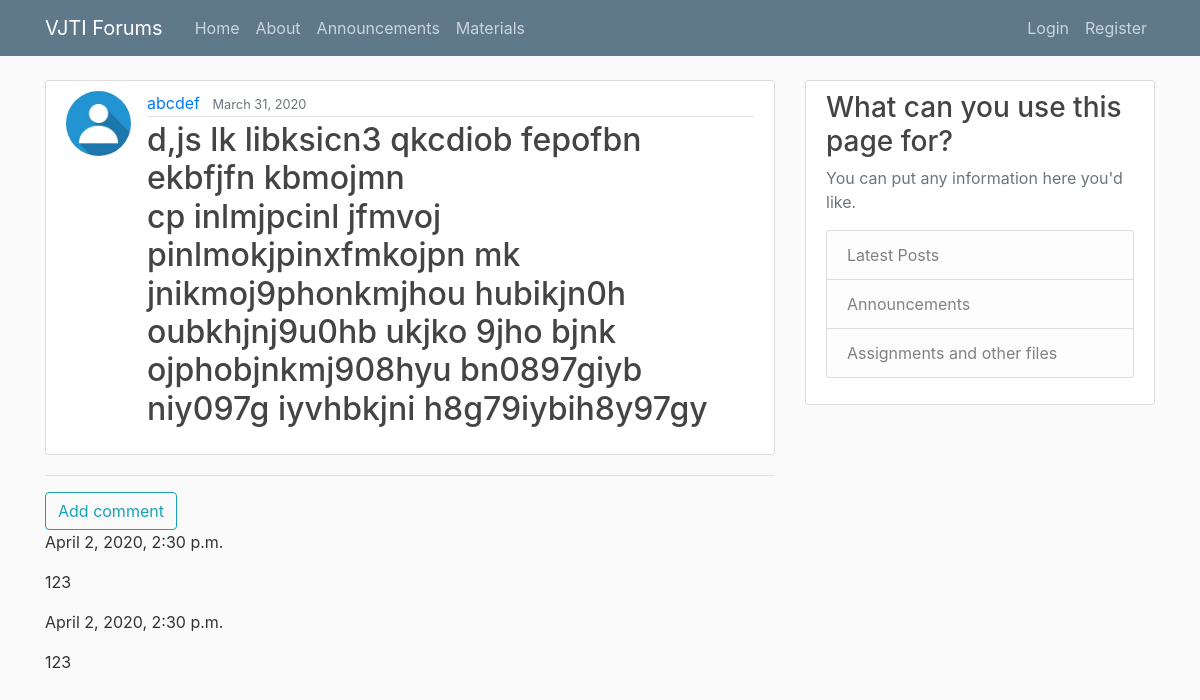
The page /post/19 on the database as committed earlier.
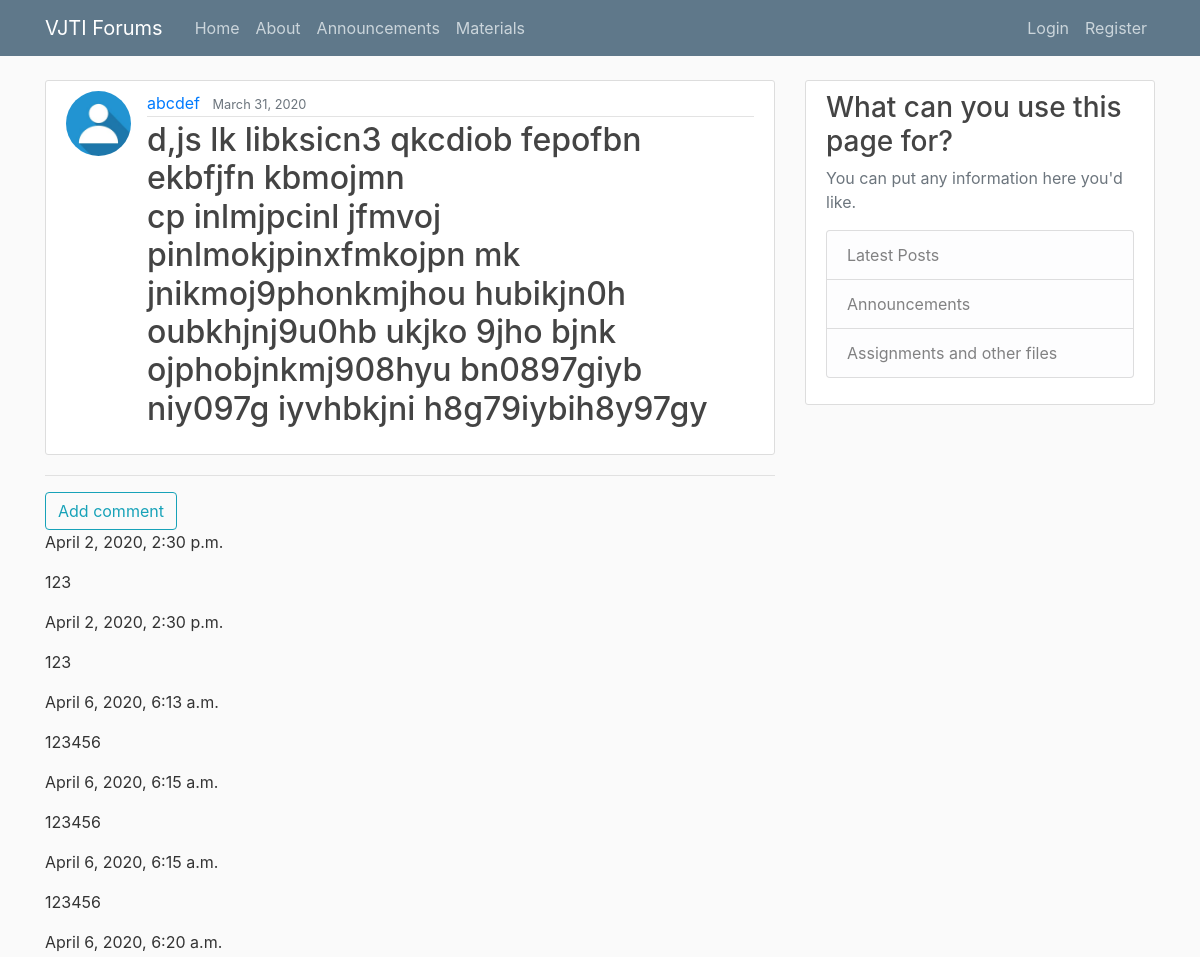
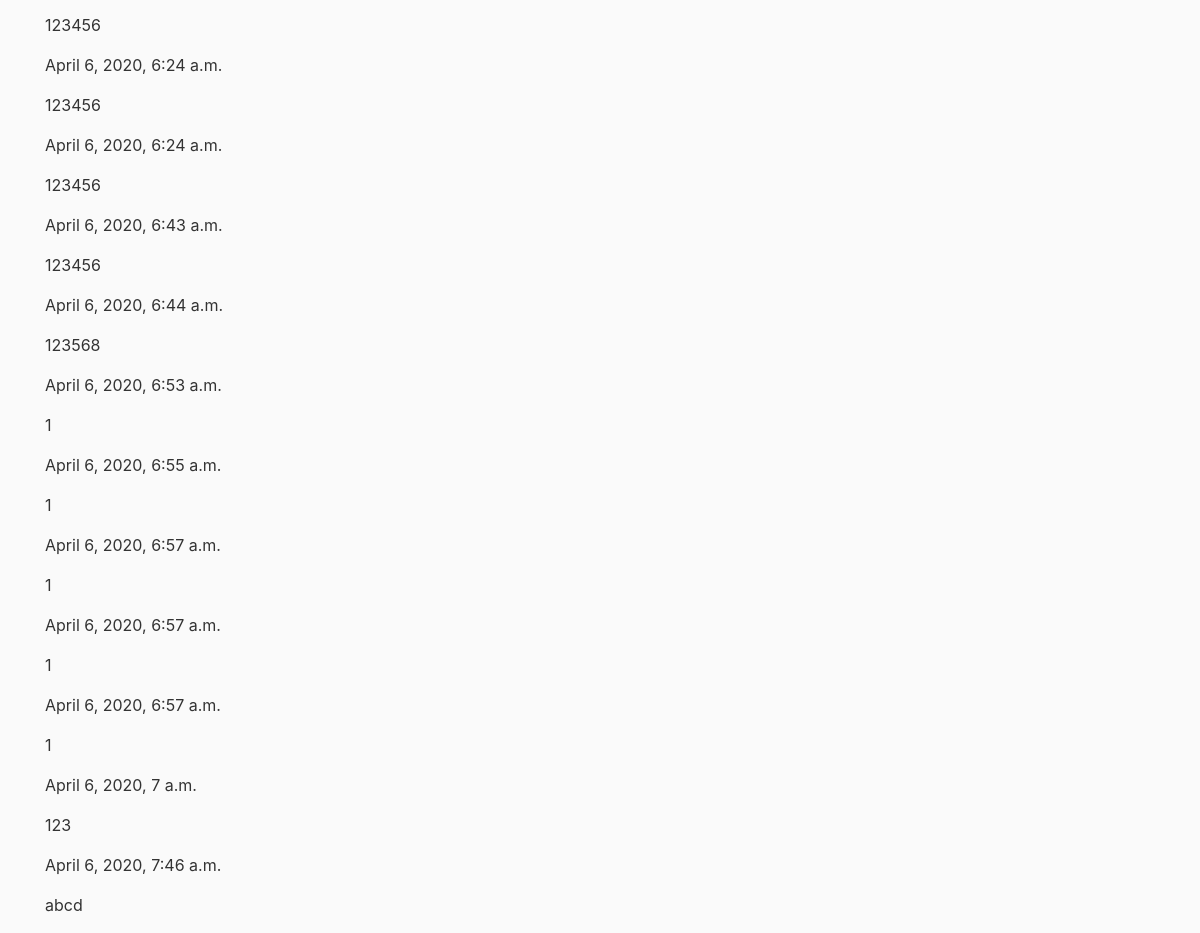
The same page on the database as committed later (2 pictures, top to bottom).
### blog/models.py (models this page shows, shortened)
class Post(models.Model):
    title=models.CharField(max_length=150)
    content=models.TextField(max_length=1500)
    date_posted=models.DateTimeField(default=timezone.now)
    author=models.ForeignKey(User, on_delete=models.CASCADE)

class Comment(models.Model):
    post = models.ForeignKey('blog.Post', on_delete=models.CASCADE, related_name='comments')
    text = models.TextField()
    created_date = models.DateTimeField(default=timezone.now)
    approved_comment = models.BooleanField(default=False)

### users/models.py (models this page shows, shortened)
class Profile(models.Model):
    user=models.OneToOneField(User, on_delete=models.CASCADE)
    image=models.ImageField(default='default.jpg',upload_to='profile_pics')

### blog/views.py (the view)
# urls.py: path('post/<int:pk>', PostDetailView.as_view(), name='post-detail'),
class PostDetailView(DetailView):
    model= Post

### blog/templates/blog/post_detail.html (shortened to what this page needs)
{% extends "blog/base.html" %}
{% block content %}
      <article class="media content-section">
        <img class="rounded-circle article-img" src="{{ object.author.profile.image.url }}">
        <div class="media-body">
          <div class="article-metadata">
            <a class="mr-2" href="{% url 'user-posts' post.author.username %}">{{ object.author }}</a>
            <small class="text-muted">{{ object.date_posted|date:"F d, Y" }}</small>
          </div>
          <h2 class="article-title">{{ object.title }}</a>
          <p class="article-content">{{ object.content }}</p>
        </div>
      </article>
      <hr>
      <a class="btn btn-outline-info" href="{% url 'add-comment' pk=post.pk %}">Add comment</a>
  {% for comment in post.comments.all %}
    <div class="comment">
        <div class="date">{{ comment.user }}{{ comment.created_date }}</div>
        <p>{{ comment.text|linebreaks }}</p>
    </div>
  {% empty %}
    <p>No comments here yet :(</p>
  {% endfor %}
{% endblock content %}

### blog/templates/blog/base.html (shortened to what this page needs)
{%load static%}
<!DOCTYPE html>
<html>
    <head>
        <link rel="stylesheet" href="https://maxcdn.bootstrapcdn.com/bootstrap/4.0.0/css/bootstrap.min.css">
        <link rel="stylesheet" type="text/css" href="{% static 'blog/main.css'%}">
    </head>
    <body>
        <header class="site-header">
            <nav class="navbar navbar-expand-md navbar-dark bg-steel fixed-top">
              <div class="container">
                <a class="navbar-brand mr-4" href="/">VJTI Forums</a>
                <div class="collapse navbar-collapse" id="navbarToggle">
                  <div class="navbar-nav mr-auto">
                    <a class="nav-item nav-link" href="{% url 'blog-home'%}">Home</a>
                    <a class="nav-item nav-link" href="{% url 'blog-about'%}">About</a>
                    <a class="nav-item nav-link" href="{% url 'notifs-home'%}">Announcements</a>
                    <a class="nav-item nav-link" href="{% url 'fileslist'%}">Materials</a>
                  </div>
                  <div class="navbar-nav">
                    {% if user.is_authenticated %}
                    <a class="nav-item nav-link" href="{% url 'logout'%}">Logout</a>
                    <a class="nav-item nav-link" href="{% url 'profile'%}">Profile</a>
                    <a class="nav-item nav-link" href="{% url 'post-create'%}">New Post</a>
                    {% else %}
                    <a class="nav-item nav-link" href="{% url 'login'%}">Login</a>
                    <a class="nav-item nav-link" href="{% url 'register'%}">Register</a>
                    {% endif %}
                  </div>
                </div>
              </div>
            </nav>
        </header>
        <main role="main" class="container">
            <div class="row">
              <div class="col-md-8">
                {% block content %}{% endblock %}
              </div>
              <div class="col-md-4">
                <div class="content-section">
                  <h3>What can you use this page for?</h3>
                  <p class='text-muted'>You can put any information here you'd like.
                    <ul class="list-group">
                      <li class="list-group-item list-group-item-light">Latest Posts</li>
                      <li class="list-group-item list-group-item-light">Announcements</li>
                      <li class="list-group-item list-group-item-light">Assignments and other files</li>
                    </ul>
                  </p>
                </div>
              </div>
            </div>
        </main>
    </body>
</html>

### blog/static/blog/main.css (style rules this page uses)
body { background: #fafafa; color: #333333; margin-top: 5rem; }
h1, h2, h3, h4, h5, h6 { color: #444444; }
ul { margin: 0; }
.bg-steel { background-color: #5f788a; }
.site-header .navbar-nav .nav-link { color: #cbd5db; }
.content-section { background: #ffffff; padding: 10px 20px; border: 1px solid #dddddd; border-radius: 3px; margin-bottom: 20px; }
.article-title { color: #444444; }
.article-content { white-space: pre-line; }
.article-img { height: 65px; width: 65px; margin-right: 16px; }
.article-metadata { padding-bottom: 1px; margin-bottom: 4px; border-bottom: 1px solid #e3e3e3 }

Rows that differ between the two databases and show on the page:
added Comment: created_date "April 6, 2020, 6:13 a.m.", text "123456"
added Comment: created_date "April 6, 2020, 6:15 a.m.", text "123456"
added Comment: created_date "April 6, 2020, 6:15 a.m.", text "123456"
added Comment: created_date "April 6, 2020, 6:20 a.m.", text "123456"
added Comment: created_date "April 6, 2020, 6:24 a.m.", text "123456"
added Comment: created_date "April 6, 2020, 6:24 a.m.", text "123456"
added Comment: created_date "April 6, 2020, 6:43 a.m.", text "123456"
added Comment: created_date "April 6, 2020, 6:44 a.m.", text "123568"
added Comment: created_date "April 6, 2020, 6:53 a.m.", text "1"
added Comment: created_date "April 6, 2020, 6:55 a.m.", text "1"
added Comment: created_date "April 6, 2020, 6:57 a.m.", text "1"
added Comment: created_date "April 6, 2020, 6:57 a.m.", text "1"
added Comment: created_date "April 6, 2020, 6:57 a.m.", text "1"
added Comment: created_date "April 6, 2020, 7 a.m.", text "123"
added Comment: created_date "April 6, 2020, 7:46 a.m.", text "abcd"
